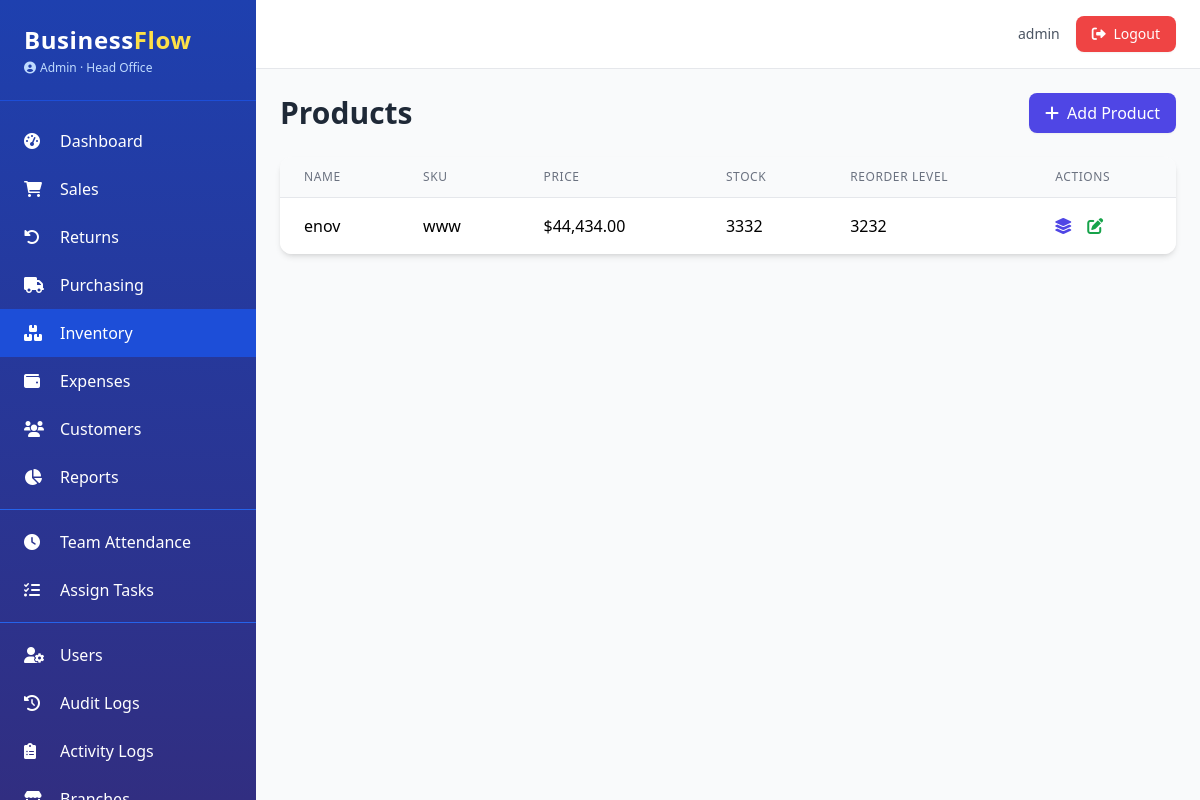
/inventory/products (signed in), run on an earlier commit of the app's database.
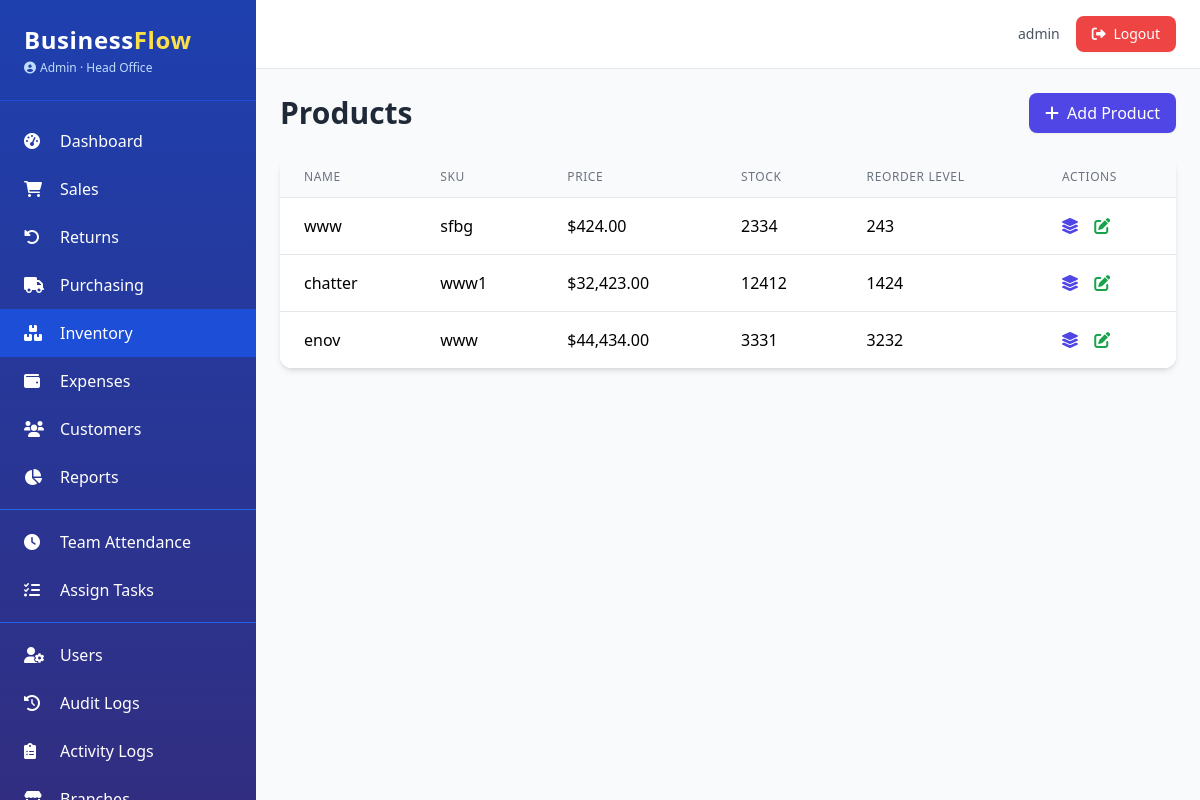
And on a later commit of the database.
### app.py (models this page shows, shortened)
class AuditMixin:
    @declared_attr
    def created_at(cls):
        return db.Column(db.DateTime, default=datetime.utcnow)

class SoftDeleteMixin:
    @classmethod
    def query_active(cls):
        return cls.query.filter(cls.deleted_at.is_(None))

class User(UserMixin, db.Model, AuditMixin, SoftDeleteMixin):
    __tablename__ = 'users'
    id = db.Column(db.Integer, primary_key=True)
    username = db.Column(db.String(80), unique=True, nullable=False)
    email = db.Column(db.String(120), unique=True, nullable=False)
    password_hash = db.Column(db.String(200), nullable=False)
    role = db.Column(db.String(20), nullable=False, default='Staff')
    branch_id = db.Column(db.Integer, db.ForeignKey('branches.id'), nullable=True)
    active = db.Column(db.Boolean, default=True)
    locale = db.Column(db.String(5), default='en')
    phone = db.Column(db.String(20))
    avatar = db.Column(db.String(200))
    last_login = db.Column(db.DateTime)
    branch = db.relationship('Branch', backref='users')
    permissions = db.Column(db.JSON, default=list)
    salary = db.Column(db.Float, nullable=True)
    pay_cycle = db.Column(db.String(20), default='monthly')
    bank_account = db.Column(db.String(50))
    tax_id = db.Column(db.String(50))
    @property
    def is_admin(self):
        return self.role == 'Admin'
    def has_permission(self, perm):
        if self.is_admin:
            return True
        return perm in (self.permissions or [])

class Branch(db.Model):
    __tablename__ = 'branches'
    id = db.Column(db.Integer, primary_key=True)
    name = db.Column(db.String(100), nullable=False)
    location = db.Column(db.String(200))
    phone = db.Column(db.String(20))
    email = db.Column(db.String(120))
    is_active = db.Column(db.Boolean, default=True)
    currency = db.Column(db.String(3), default='USD')
    created_at = db.Column(db.DateTime, default=datetime.utcnow)

class Product(db.Model, AuditMixin, SoftDeleteMixin):
    __tablename__ = 'products'
    id = db.Column(db.Integer, primary_key=True)
    name = db.Column(db.String(100), nullable=False)
    description = db.Column(db.Text)
    sku = db.Column(db.String(50), unique=True, nullable=False)
    barcode = db.Column(db.String(50), unique=True, nullable=True)
    price = db.Column(db.Float, nullable=False)
    cost = db.Column(db.Float)
    current_stock = db.Column(db.Integer, default=0)
    reorder_level = db.Column(db.Integer, default=5)
    category = db.Column(db.String(50))
    brand = db.Column(db.String(50))
    weight = db.Column(db.Float)
    is_service = db.Column(db.Boolean, default=False)
    branch_id = db.Column(db.Integer, db.ForeignKey('branches.id'), nullable=True)
    branch = db.relationship('Branch')
    track_batches = db.Column(db.Boolean, default=False)
    batches = db.relationship('StockBatch', backref='product', lazy='dynamic')
    __table_args__ = (
        Index('ix_product_sku', sku),
        Index('ix_product_barcode', barcode),
    )

### app.py (the view)
@inventory_bp.route('/products')
@login_required
@permission_required('view_inventory')
def product_list():
    page = request.args.get('page', 1, type=int)
    per_page = app.config.get('ITEMS_PER_PAGE', 20)
    query = branch_filter(Product.query_active(), Product)
    pagination = query.order_by(Product.created_at.desc()).paginate(page=page, per_page=per_page, error_out=False)
    return render_template('inventory/list.html', pagination=pagination)

### app.py (called while the page is built)
@login_manager.user_loader
def load_user(user_id):
    return User.query_active().filter_by(id=int(user_id)).first()

def permission_required(permission):
    def decorator(f):
        @wraps(f)
        def decorated_function(*args, **kwargs):
            if not current_user.is_authenticated:
                abort(403)
            if not current_user.has_permission(permission):
                abort(403)
            return f(*args, **kwargs)
        return decorated_function
    return decorator

def branch_filter(query, model):
    if current_user.is_admin:
        return query
    if current_user.branch_id:
        return query.filter(model.branch_id == current_user.branch_id)
    return query.filter(False)

@app.context_processor
def inject_now():
    return {'now': datetime.utcnow(), 'current_year': datetime.utcnow().year}

@app.template_filter('currency')
def currency_format(value):
    if value is None:
        return "$0.00"
    return f"${value:,.2f}"

### templates/inventory/list.html (shortened to what this page needs)
{% extends "base.html" %}
{% block content %}
<div class="flex justify-between items-center mb-6">
    <h1 class="text-3xl font-bold text-gray-800">Products</h1>
    {% if current_user.has_permission('edit_inventory') %}
    <a href="{{ url_for('inventory.new_product') }}" class="bg-indigo-600 hover:bg-indigo-700 text-white px-4 py-2 rounded-lg shadow-sm">
        <i class="fas fa-plus mr-2"></i>Add Product
    </a>
    {% endif %}
</div>
<div class="bg-white rounded-xl shadow-md overflow-hidden">
    <table class="min-w-full divide-y divide-gray-200">
        <thead class="bg-gray-50">
            <tr>
                <th class="px-6 py-3 text-left text-xs font-medium text-gray-500 uppercase tracking-wider">Name</th>
                <th class="px-6 py-3 text-left text-xs font-medium text-gray-500 uppercase tracking-wider">SKU</th>
                <th class="px-6 py-3 text-left text-xs font-medium text-gray-500 uppercase tracking-wider">Price</th>
                <th class="px-6 py-3 text-left text-xs font-medium text-gray-500 uppercase tracking-wider">Stock</th>
                <th class="px-6 py-3 text-left text-xs font-medium text-gray-500 uppercase tracking-wider">Reorder Level</th>
                <th class="px-6 py-3 text-left text-xs font-medium text-gray-500 uppercase tracking-wider">Actions</th>
            </tr>
        </thead>
        <tbody class="bg-white divide-y divide-gray-200">
            {% for product in pagination.items %}
            <tr class="hover:bg-gray-50">
                <td class="px-6 py-4 whitespace-nowrap">{{ product.name }}</td>
                <td class="px-6 py-4 whitespace-nowrap">{{ product.sku }}</td>
                <td class="px-6 py-4 whitespace-nowrap">{{ product.price|currency }}</td>
                <td class="px-6 py-4 whitespace-nowrap">{{ product.current_stock }}</td>
                <td class="px-6 py-4 whitespace-nowrap">{{ product.reorder_level }}</td>
                <td class="px-6 py-4 whitespace-nowrap">
                    <a href="{{ url_for('inventory.product_batches', product_id=product.id) }}" class="text-indigo-600 hover:text-indigo-900 mr-3" title="Batches">
                        <i class="fas fa-layer-group"></i>
                    </a>
                    {% if current_user.has_permission('edit_inventory') %}
                    <a href="#" class="text-green-600 hover:text-green-900" title="Edit">
                        <i class="fas fa-edit"></i>
                    </a>
                    {% endif %}
                </td>
            </tr>
            {% else %}
            <tr>
                <td colspan="6" class="px-6 py-4 text-center text-gray-500">No products found.</td>
            </tr>
            {% endfor %}
        </tbody>
    </table>
</div>
{% endblock %}

### templates/base.html (shortened to what this page needs)
<!DOCTYPE html>
<html lang="en">
<head>
    <script src="https://cdn.tailwindcss.com"></script>
    <link rel="stylesheet" href="https://cdnjs.cloudflare.com/ajax/libs/font-awesome/6.0.0-beta3/css/all.min.css">
</head>
<body class="bg-gray-50 font-sans antialiased">
    <div class="flex h-screen">
        <aside class="w-64 bg-gradient-to-b from-blue-800 to-indigo-900 text-white flex-shrink-0 hidden md:block overflow-y-auto shadow-xl">
            <div class="p-6 border-b border-blue-700">
                <h1 class="text-2xl font-bold tracking-wide">Business<span class="text-yellow-300">Flow</span></h1>
                <p class="text-xs text-blue-200 mt-1 flex items-center">
                    <i class="fas fa-user-circle mr-1"></i> {{ current_user.role }}
                    {% if current_user.branch %}
                        · {{ current_user.branch.name }}
                    {% endif %}
                </p>
            </div>
            <nav class="mt-4 pb-6">
                {% if current_user.has_permission('access_dashboard') or current_user.is_admin %}
                <a href="{{ url_for('dashboard.index') }}" class="flex items-center py-3 px-6 hover:bg-blue-700 transition {% if request.endpoint and request.endpoint == 'dashboard.index' %}bg-blue-700{% endif %}">
                    <i class="fas fa-tachometer-alt w-6"></i><span class="ml-3">Dashboard</span>
                </a>
                {% endif %}
                {% if current_user.has_permission('view_sales') %}
                <a href="{{ url_for('sales.list') }}" class="flex items-center py-3 px-6 hover:bg-blue-700 transition {% if request.endpoint and request.endpoint.startswith('sales.') %}bg-blue-700{% endif %}">
                    <i class="fas fa-shopping-cart w-6"></i><span class="ml-3">Sales</span>
                </a>
                {% endif %}
                {% if current_user.has_permission('view_sales') %}
                <a href="{{ url_for('returns.list') }}" class="flex items-center py-3 px-6 hover:bg-blue-700 transition {% if request.endpoint and request.endpoint.startswith('returns.') %}bg-blue-700{% endif %}">
                    <i class="fas fa-undo-alt w-6"></i><span class="ml-3">Returns</span>
                </a>
                {% endif %}
                {% if current_user.has_permission('view_purchases') %}
                <a href="{{ url_for('purchasing.purchase_order_list') }}" class="flex items-center py-3 px-6 hover:bg-blue-700 transition {% if request.endpoint and request.endpoint.startswith('purchasing.') %}bg-blue-700{% endif %}">
                    <i class="fas fa-truck w-6"></i><span class="ml-3">Purchasing</span>
                </a>
                {% endif %}
                {% if current_user.has_permission('view_inventory') %}
                <a href="{{ url_for('inventory.product_list') }}" class="flex items-center py-3 px-6 hover:bg-blue-700 transition {% if request.endpoint and request.endpoint.startswith('inventory.') %}bg-blue-700{% endif %}">
                    <i class="fas fa-boxes w-6"></i><span class="ml-3">Inventory</span>
                </a>
                {% endif %}
                {% if current_user.has_permission('view_expenses') %}
                <a href="{{ url_for('expenses.list') }}" class="flex items-center py-3 px-6 hover:bg-blue-700 transition {% if request.endpoint and request.endpoint.startswith('expenses.') %}bg-blue-700{% endif %}">
                    <i class="fas fa-wallet w-6"></i><span class="ml-3">Expenses</span>
                </a>
                {% endif %}
                {% if current_user.has_permission('view_customers') %}
                <a href="{{ url_for('crm.customer_list') }}" class="flex items-center py-3 px-6 hover:bg-blue-700 transition {% if request.endpoint and request.endpoint.startswith('crm.') %}bg-blue-700{% endif %}">
                    <i class="fas fa-users w-6"></i><span class="ml-3">Customers</span>
                </a>
                {% endif %}
                {% if current_user.has_permission('view_reports') %}
                <a href="{{ url_for('reports.index') }}" class="flex items-center py-3 px-6 hover:bg-blue-700 transition {% if request.endpoint and request.endpoint.startswith('reports.') %}bg-blue-700{% endif %}">
                    <i class="fas fa-chart-pie w-6"></i><span class="ml-3">Reports</span>
                </a>
                {% endif %}
                {% if current_user.has_permission('manage_team') %}
                <div class="border-t border-blue-600 my-2"></div>
                <a href="#" class="flex items-center py-3 px-6 hover:bg-blue-700 transition">
                    <i class="fas fa-clock w-6"></i><span class="ml-3">Team Attendance</span>
                </a>
                <a href="#" class="flex items-center py-3 px-6 hover:bg-blue-700 transition">
                    <i class="fas fa-tasks w-6"></i><span class="ml-3">Assign Tasks</span>
                </a>
                {% endif %}
                {% if current_user.has_permission('manage_users') %}
                <div class="border-t border-blue-600 my-2"></div>
                <a href="{{ url_for('admin.users') }}" class="flex items-center py-3 px-6 hover:bg-blue-700 transition {% if request.endpoint and request.endpoint == 'admin.users' %}bg-blue-700{% endif %}">
                    <i class="fas fa-user-cog w-6"></i><span class="ml-3">Users</span>
                </a>
                <a href="{{ url_for('admin.audit_logs') }}" class="flex items-center py-3 px-6 hover:bg-blue-700 transition {% if request.endpoint and request.endpoint == 'admin.audit_logs' %}bg-blue-700{% endif %}">
                    <i class="fas fa-history w-6"></i><span class="ml-3">Audit Logs</span>
                </a>
                <a href="{{ url_for('admin.activity_logs') }}" class="flex items-center py-3 px-6 hover:bg-blue-700 transition {% if request.endpoint and request.endpoint == 'admin.activity_logs' %}bg-blue-700{% endif %}">
                    <i class="fas fa-clipboard-list w-6"></i><span class="ml-3">Activity Logs</span>
                </a>
                <a href="#" class="flex items-center py-3 px-6 hover:bg-blue-700 transition">
                    <i class="fas fa-store w-6"></i><span class="ml-3">Branches</span>
                </a>
                {% endif %}
            </nav>
        </aside>
        <div class="flex-1 flex flex-col overflow-hidden">
            <header class="bg-white shadow-sm border-b border-gray-200">
                <div class="flex justify-between items-center py-4 px-6">
                    <div class="flex items-center space-x-4 ml-auto">
                        <span class="text-sm text-gray-600">{{ current_user.username }}</span>
                        <a href="{{ url_for('auth.logout') }}" class="bg-red-500 hover:bg-red-600 text-white px-4 py-2 rounded-lg text-sm transition shadow-sm">
                            <i class="fas fa-sign-out-alt mr-1"></i> Logout
                        </a>
                    </div>
                </div>
            </header>
            <main class="flex-1 overflow-y-auto p-6 bg-gray-50">
                {% block content %}{% endblock %}
            </main>
        </div>
    </div>
</body>
</html>

What changed in the data, as far as the page shows it:
added Product: name "www", sku "sfbg", price "$424.00", current_stock "2334", reorder_level "243"
added Product: name "chatter", sku "www1", price "$32,423.00", current_stock "12412", reorder_level "1424"
changed Product "enov": current_stock "3332" → "3331"
